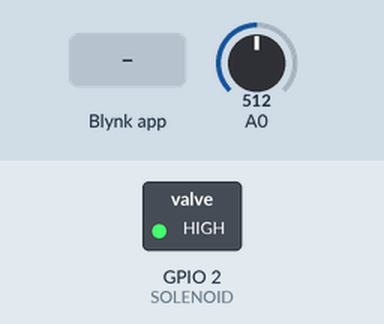
Bench run of a sketch on a simulated ESP8266 (NodeMCU). Parts: switched loads named in the sketch (green lamp = pin HIGH). Inputs (shaded band) come from the test bench; at power-on: A0 = 512. WiFi joins after 1.5 s; servers stay silent unless stated; what the sketch prints to the serial monitor is not drawn.

Above: at 3.0 s.
3.1 s: Blynk app writes 1 to V2
At 4.8 s:
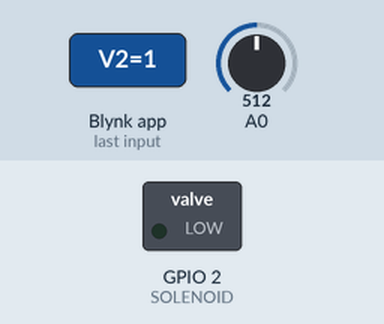
5.3 s: Blynk app writes 1 to V0
At 6.4 s:
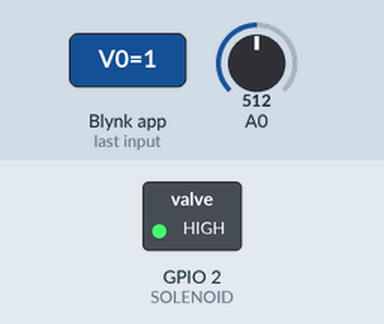
7.3 s: Blynk app writes 0 to V0
At 9.1 s:
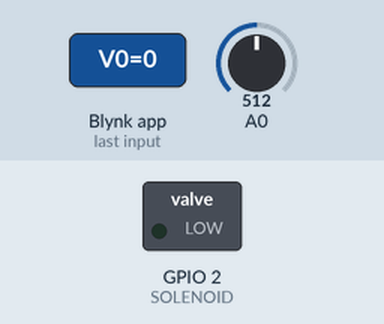
Timing chart, 0 to 10.6 s (numbered marks = the images above; inputs shaded):
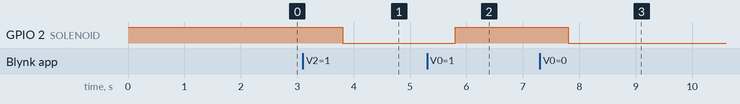

The sketch:

BlynkTimer_setInterval.ino
```cpp
#define BLYNK_PRINT Serial
#define SOLENOID 2

#include <ESP8266WiFi.h>
#include <BlynkSimpleEsp8266.h>

char auth[] = "***";
char ssid[] = "***";
char pass[] = "***";

bool switchStatus = 0; // 0 = manual,1=auto
int soilMoistureLimit = 0;
bool manualSwitch = 0;

BlynkTimer timer;

// sync all status
BLYNK_CONNECTED() {
    Blynk.syncAll();
}

// update switchStatus
BLYNK_WRITE(V0)
{
  switchStatus = param.asInt(); // Get value as integer
}

// update soilMosture setting
BLYNK_WRITE(V1)
{
  soilMoistureLimit = param.asInt(); // Get value as integer
}

// update manualSwitch
BLYNK_WRITE(V2)
{
  manualSwitch = param.asInt();
}

void manualAutoAction()
{
  if(switchStatus)
  {
    // auto
    if(analogRead(A0) < soilMoistureLimit)
    {
      // D6 connect relay
      digitalWrite(SOLENOID,LOW);
    }
    else
    {
      digitalWrite(SOLENOID,HIGH);
    }
  }
  else
  {
    if(manualSwitch)
    {
      digitalWrite(SOLENOID,LOW);
    }
    else
    {
      digitalWrite(SOLENOID,HIGH);
    }
    // manaul
  }
}

void checkTemp()
{
  Serial.println("CheckTemp");
}

void setup()
{
  // Debug console
  Serial.begin(9600);
  pinMode(SOLENOID,OUTPUT);
  digitalWrite(SOLENOID,HIGH);

  Blynk.begin(auth, ssid, pass);

  // key
  timer.setInterval(1000L, manualAutoAction);
  timer.setInterval(10000L, checkTemp);
}

void loop()
{
  Blynk.run();
  timer.run();
}
```

Measured:
- after the input at 3.1 s, GPIO 2 (SOLENOID): HIGH → LOW after 0.70 s
- after the input at 5.3 s, GPIO 2 (SOLENOID): LOW → HIGH after 0.50 s
- after the input at 7.3 s, GPIO 2 (SOLENOID): HIGH → LOW after 0.50 s
